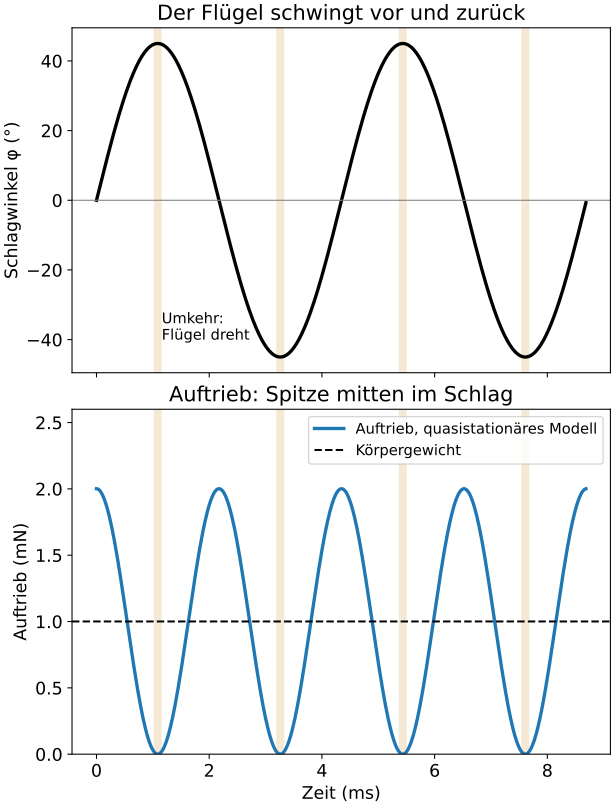

Source code (Python):
# flapping_wing.py – Aus „Wie Insekten fliegen: Wirbel, Halteren und RoboBees“
# https://wildbionics.com/de/artikel/insektenflug/ · Code: MIT-Lizenz
# Braucht: python3 -m pip install numpy matplotlib
# Starten: python3 flapping_wing.py   (https://wildbionics.com/de/code-ausfuehren/)

import numpy as np
import matplotlib.pyplot as plt

# Schwebende Honigbiene – Messwerte, siehe Artikel
MASS = 102e-6              # Körpermasse (kg)
WING_LENGTH = 9.7e-3       # Flügellänge R, von der Basis zur Spitze (m)
FREQUENCY = 230.0          # Flügelschläge pro Sekunde (Hz)
AMPLITUDE = 90.0           # Schlagamplitude Φ: der Winkel, den ein Flügel überstreicht (Grad)
AIR = 1.21                 # Dichte der Luft (kg/m³)
HELIOX = 0.41              # Dichte von Heliox, einem Sauerstoff-Helium-Gemisch (kg/m³)
# Modellannahmen
CHORD = 3.0e-3             # Flügelbreite (m): der Flügel als Rechteck konstanter Breite
SCALE = 1.0                # die ganze Biene verkleinern oder vergrößern: Längen × SCALE, Masse × SCALE³
G = 9.81                   # Schwerebeschleunigung (m/s²)
VISCOSITY = 1.8e-5         # dynamische Viskosität der Luft (Pa·s)

mass, length, chord = MASS * SCALE**3, WING_LENGTH * SCALE, CHORD * SCALE
weight = mass * G
t = np.linspace(0, 2 / FREQUENCY, 800, endpoint=False)          # zwei Flügelschläge


def stroke(amplitude_deg):
    """Sinusförmiger Schlag φ(t) = Φ/2 · sin(2πft) und seine Winkelgeschwindigkeit ω(t) = dφ/dt."""
    phi_max = np.radians(amplitude_deg) / 2
    phase = 2 * np.pi * FREQUENCY * t
    return phi_max * np.sin(phase), phi_max * 2 * np.pi * FREQUENCY * np.cos(phase)


def lift(lift_coefficient, omega, density):
    """Quasistationärer Auftrieb beider Flügel. Ein Streifen im Abstand r bewegt sich mit u = ω·r
    und liefert ½·ρ·C_L·c·u²·dr; von der Basis bis zur Spitze summiert ergibt das ½·ρ·C_L·ω²·c·R³/3 pro Flügel."""
    return 2 * 0.5 * density * lift_coefficient * omega**2 * chord * length**3 / 3


def needed_cl(amplitude_deg, density):
    """Der Auftriebsbeiwert, bei dem der mittlere Auftrieb über einen Flügelschlag das Gewicht trägt."""
    _, omega = stroke(amplitude_deg)
    return weight / lift(1.0, omega, density).mean()


tip_speed = 2 * np.radians(AMPLITUDE) * length * FREQUENCY   # zwei Schläge von Φ·R pro Flügelschlag
reynolds = AIR * tip_speed * chord / VISCOSITY
cl = needed_cl(AMPLITUDE, AIR)
angle, omega = stroke(AMPLITUDE)
force = lift(cl, omega, AIR)
print(f"Gewicht {weight * 1e3:.2f} mN, mittlere Geschwindigkeit der Flügelspitze {tip_speed:.1f} m/s, "
      f"Reynolds-Zahl etwa {round(reynolds, -1):.0f}")
print(f"zum Schweben nötiger Auftriebsbeiwert: C_L = {cl:.1f}")
print(f"Auftrieb in der Schlagmitte bis zum {force.max() / weight:.1f}-Fachen des Gewichts, 0 an jeder Umkehr")
print(f"in Heliox mit gleichem Schlag: C_L = {needed_cl(AMPLITUDE, HELIOX):.1f}; "
      f"mit 50 % weiterem Schlag: C_L = {needed_cl(1.5 * AMPLITUDE, HELIOX):.1f}")

plt.rcParams["font.size"] = 13      # große Schrift: Das Diagramm bleibt auf dem Handy lesbar
fig, (top, bottom) = plt.subplots(2, 1, figsize=(6.4, 8.4), layout="constrained", sharex=True)
ms = t * 1e3
for ax in (top, bottom):
    for turn in np.arange(0.25, 2, 0.5) / FREQUENCY * 1e3:    # die vier Umkehrpunkte
        ax.axvline(turn, color="#c98a1b", lw=6, alpha=0.18)
top.plot(ms, np.degrees(angle), lw=2.5, color="black")
top.axhline(0, color="grey", lw=0.8)
top.set_ylabel("Schlagwinkel φ (°)")
top.set_title("Der Flügel schwingt vor und zurück")
top.text(0.25 / FREQUENCY * 1e3 + 0.07, -40, "Umkehr:\nFlügel dreht", fontsize=11)
bottom.plot(ms, force * 1e3, lw=2.5, label="Auftrieb, quasistationäres Modell")
bottom.axhline(weight * 1e3, color="black", ls="--", lw=1.5, label="Körpergewicht")
bottom.set_xlabel("Zeit (ms)")
bottom.set_ylabel("Auftrieb (mN)")
bottom.set_ylim(0, 2.6)
bottom.set_title("Auftrieb: Spitze mitten im Schlag")
bottom.legend(loc="upper right", fontsize=11)
plt.show()
